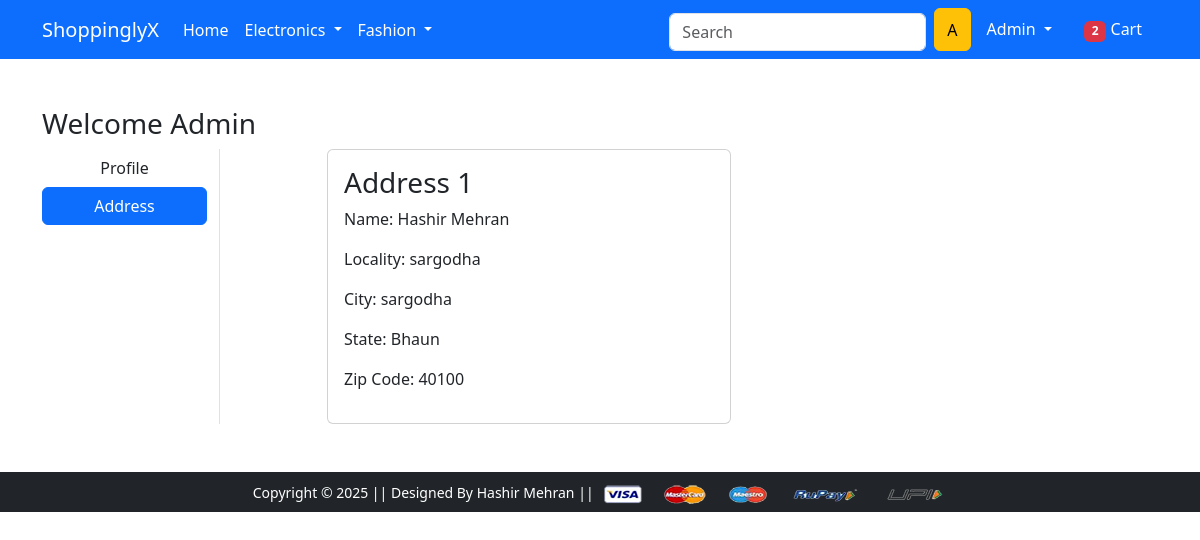
The page /address/ (signed in) on the database its author committed.
### app/models.py (models this page shows, shortened)
class Customer (models.Model):
    user     = models.ForeignKey(User, on_delete=models.CASCADE)
    name     = models.CharField(max_length=200)
    locality = models.CharField(max_length=200)
    city     = models.CharField(max_length=50)
    zipcode  = models.IntegerField()
    state    = models.CharField(choices=STATES_Choice, max_length=50)

### app/views.py (the view)
# urls.py: path('address/', views.address, name='address'),
@login_required
def address(request):
 add = Customer.objects.filter(user=request.user)
 return render(request, 'app/address.html', {'add': add,'active': 'btn-primary'})

### app/context_processors.py (called while the page is built)
def cart_item_count(request):
    cart_count = 0
    if request.user.is_authenticated:
        cart_count = Cart.objects.filter(user=request.user).count()  # Count items in the cart
    return {'cart_item_count': cart_count}

### app/templates/app/address.html (shortened to what this page needs)
{% extends 'app/base.html' %}
{% load static %}
{% block main-content %}
<div class="container my-5">
 <div class="row">
    <h3>Welcome <span class="text-capitalize">{{ request.user.username }}</span></h3>
  <div class="col-sm-2 border-end">
   <ul class="list-unstyled">
    <li class="d-grid"><a href="{% url 'profile' %}" class="btn">Profile</a></li>
    <li class="d-grid"><a href="{% url 'address' %}" class="btn {{active}}">Address</a></li>
   </ul>
  </div>
  <div class="col-sm-9 offset-sm-1">
   <div class="row">
    {% for  ad in add %}
    <div class="col-sm-6">
     <div class="card">
      <div class="card-body">
       <h3>Address {{forloop.counter}}</h3>
       <p>Name: {{ad.name}}</p>
       <p>Locality: {{ad.locality}}</p>
       <p>City: {{ad.city}}</p>
       <p>State: {{ad.state}}</p>
       <p>Zip Code: {{ad.zipcode}}</p>
      </div>
     </div>
    </div>
    {% endfor %}
   </div>
  </div>
 </div>
</div>
{% endblock main-content %}

### app/templates/app/base.html (shortened to what this page needs)
<!doctype html>
{% load static %}
<html lang="en">
  <head>
    <link href="https://cdn.jsdelivr.net/npm/bootstrap@5.0.0-beta1/dist/css/bootstrap.min.css" rel="stylesheet">
    <link href="https://cdn.jsdelivr.net/npm/bootstrap@5.3.0-alpha1/dist/css/bootstrap.min.css" rel="stylesheet" />
    <link rel="stylesheet" href="{% static 'app/css/owl.carousel.min.css' %}">
    <link rel="stylesheet" href="{% static 'app/css/all.min.css' %}">
    <link rel="stylesheet" href="{% static 'app/css/style.css' %}">
  </head>
  <body>
    <nav class="navbar navbar-expand-lg navbar-dark bg-primary">
     <div class="container">
       <a class="navbar-brand" href="/">ShoppinglyX</a>
       <div class="collapse navbar-collapse" id="navbarSupportedContent">
         <ul class="navbar-nav me-auto mb-2 mb-lg-0">
           <li class="nav-item">
             <a class="nav-link active" aria-current="page" href="/">Home</a>
           </li>
           <li class="nav-item dropdown">
             <a class="nav-link dropdown-toggle text-white" href="#" id="electronicsDropdown" role="button" data-bs-toggle="dropdown" aria-expanded="false">
               Electronics
             </a>
           </li>
           <li class="nav-item dropdown">
             <a class="nav-link dropdown-toggle text-white" href="#" id="fashionDropdown" role="button" data-bs-toggle="dropdown" aria-expanded="false">
               Fashion
             </a>
           </li>
         </ul>
         <form class="d-flex">
           <input class="form-control me-2" type="search" placeholder="Search" aria-label="Search">
           <button class="btn btn-warning" type="submit">
            {{ request.user.username|slice:":1"|capfirst }}
        </button>
         </form>
         <div>
          <ul class="navbar-nav me-auto mb-2 mb-lg-0">
            {% if request.user.is_authenticated %}
           <li class="nav-item dropdown mx-2">
              <a class="nav-link dropdown-toggle text-white" href="#" id="profileDropdown" role="button" data-bs-toggle="dropdown" aria-expanded="false">
                {{request.user.username|capfirst}}
              </a>
            </li>
            <li class="nav-item mx-2">
              <a href="{% url 'showcart' %}" class="nav-link text-white">
                  {% if cart_item_count > 0 %}
                      <span class="badge bg-danger">{{ cart_item_count }}</span>
                  {% endif %}
                  Cart
              </a>
          </li>
          {% endif %}
          </ul>
         </div>
       </div>
     </div>
    </nav>
    {% block main-content %} {% endblock main-content %}
    <footer class="container-fluid bg-dark text-center p-2 mt-5">
        <small class="text-white">Copyright &copy; 2025 || Designed By Hashir Mehran || </small>
        <img src="{% static 'app/images/payment.png' %}" alt="" srcset="" class="img-fluid" height="2px">
    </footer>
  </body>
</html>

### app/templates/app/base.html (style rules this page uses)
form input, form select, form textarea { width: 100%; padding: 10px; margin-top: 5px; box-sizing: border-box; }

### rows shown on the page
Customer: name "Hashir Mehran", locality "sargodha", city "sargodha", state "Bhaun", zipcode "40100"

### other values the page prints
{{ request.user.username|slice:":1"|capfirst }} "A"
{{ request.user.username|capfirst }} "Admin"
{{ cart_item_count }} "2"
{{ request.user.username }} "Admin"
